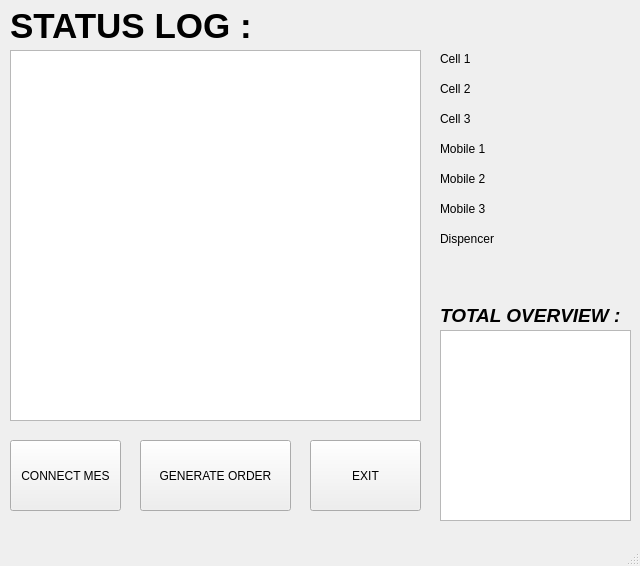
<?xml version="1.0" encoding="UTF-8"?>
<ui version="4.0">
 <class>MainWindow</class>
 <widget class="QMainWindow" name="MainWindow">
  <property name="geometry">
   <rect>
    <x>0</x>
    <y>0</y>
    <width>640</width>
    <height>566</height>
   </rect>
  </property>
  <property name="windowTitle">
   <string>MainWindow</string>
  </property>
  <widget class="QWidget" name="centralwidget">
   <widget class="QPushButton" name="start_btn">
    <property name="geometry">
     <rect>
      <x>10</x>
      <y>440</y>
      <width>111</width>
      <height>71</height>
     </rect>
    </property>
    <property name="text">
     <string>CONNECT MES</string>
    </property>
   </widget>
   <widget class="QListView" name="status_box">
    <property name="geometry">
     <rect>
      <x>10</x>
      <y>50</y>
      <width>411</width>
      <height>371</height>
     </rect>
    </property>
   </widget>
   <widget class="QListView" name="listView_2">
    <property name="geometry">
     <rect>
      <x>440</x>
      <y>330</y>
      <width>191</width>
      <height>191</height>
     </rect>
    </property>
   </widget>
   <widget class="QPushButton" name="generate_order">
    <property name="geometry">
     <rect>
      <x>140</x>
      <y>440</y>
      <width>151</width>
      <height>71</height>
     </rect>
    </property>
    <property name="text">
     <string>GENERATE ORDER</string>
    </property>
   </widget>
   <widget class="QPushButton" name="exit_button">
    <property name="geometry">
     <rect>
      <x>310</x>
      <y>440</y>
      <width>111</width>
      <height>71</height>
     </rect>
    </property>
    <property name="text">
     <string>EXIT</string>
    </property>
   </widget>
   <widget class="QLabel" name="label">
    <property name="geometry">
     <rect>
      <x>10</x>
      <y>10</y>
      <width>381</width>
      <height>31</height>
     </rect>
    </property>
    <property name="font">
     <font>
      <pointsize>26</pointsize>
      <weight>75</weight>
      <bold>true</bold>
     </font>
    </property>
    <property name="text">
     <string>STATUS LOG :</string>
    </property>
   </widget>
   <widget class="QLabel" name="label_2">
    <property name="geometry">
     <rect>
      <x>440</x>
      <y>300</y>
      <width>191</width>
      <height>31</height>
     </rect>
    </property>
    <property name="font">
     <font>
      <pointsize>14</pointsize>
      <weight>75</weight>
      <italic>true</italic>
      <bold>true</bold>
     </font>
    </property>
    <property name="text">
     <string>TOTAL OVERVIEW :</string>
    </property>
   </widget>
   <widget class="QLabel" name="label_3">
    <property name="geometry">
     <rect>
      <x>440</x>
      <y>50</y>
      <width>66</width>
      <height>17</height>
     </rect>
    </property>
    <property name="text">
     <string>Cell 1</string>
    </property>
   </widget>
   <widget class="QLabel" name="label_4">
    <property name="geometry">
     <rect>
      <x>440</x>
      <y>80</y>
      <width>66</width>
      <height>17</height>
     </rect>
    </property>
    <property name="text">
     <string>Cell 2</string>
    </property>
   </widget>
   <widget class="QLabel" name="label_5">
    <property name="geometry">
     <rect>
      <x>440</x>
      <y>110</y>
      <width>66</width>
      <height>17</height>
     </rect>
    </property>
    <property name="text">
     <string>Cell 3</string>
    </property>
   </widget>
   <widget class="QLabel" name="label_6">
    <property name="geometry">
     <rect>
      <x>440</x>
      <y>140</y>
      <width>66</width>
      <height>17</height>
     </rect>
    </property>
    <property name="text">
     <string>Mobile 1</string>
    </property>
   </widget>
   <widget class="QLabel" name="label_7">
    <property name="geometry">
     <rect>
      <x>440</x>
      <y>230</y>
      <width>81</width>
      <height>17</height>
     </rect>
    </property>
    <property name="text">
     <string>Dispencer</string>
    </property>
   </widget>
   <widget class="QLabel" name="label_8">
    <property name="geometry">
     <rect>
      <x>440</x>
      <y>170</y>
      <width>66</width>
      <height>17</height>
     </rect>
    </property>
    <property name="text">
     <string>Mobile 2</string>
    </property>
   </widget>
   <widget class="QLabel" name="label_9">
    <property name="geometry">
     <rect>
      <x>440</x>
      <y>200</y>
      <width>66</width>
      <height>17</height>
     </rect>
    </property>
    <property name="text">
     <string>Mobile 3</string>
    </property>
   </widget>
   <widget class="QLabel" name="cell1_label">
    <property name="geometry">
     <rect>
      <x>550</x>
      <y>50</y>
      <width>66</width>
      <height>17</height>
     </rect>
    </property>
    <property name="text">
     <string/>
    </property>
   </widget>
   <widget class="QLabel" name="cell2_label">
    <property name="geometry">
     <rect>
      <x>550</x>
      <y>80</y>
      <width>66</width>
      <height>17</height>
     </rect>
    </property>
    <property name="text">
     <string/>
    </property>
   </widget>
   <widget class="QLabel" name="cell3_label">
    <property name="geometry">
     <rect>
      <x>550</x>
      <y>110</y>
      <width>66</width>
      <height>17</height>
     </rect>
    </property>
    <property name="text">
     <string/>
    </property>
   </widget>
   <widget class="QLabel" name="mobile1_label">
    <property name="geometry">
     <rect>
      <x>550</x>
      <y>140</y>
      <width>66</width>
      <height>17</height>
     </rect>
    </property>
    <property name="text">
     <string/>
    </property>
   </widget>
   <widget class="QLabel" name="mobile2_label">
    <property name="geometry">
     <rect>
      <x>550</x>
      <y>170</y>
      <width>66</width>
      <height>17</height>
     </rect>
    </property>
    <property name="text">
     <string/>
    </property>
   </widget>
   <widget class="QLabel" name="mobile3_label">
    <property name="geometry">
     <rect>
      <x>550</x>
      <y>200</y>
      <width>66</width>
      <height>17</height>
     </rect>
    </property>
    <property name="text">
     <string/>
    </property>
   </widget>
   <widget class="QLabel" name="dispencer_label">
    <property name="geometry">
     <rect>
      <x>550</x>
      <y>230</y>
      <width>66</width>
      <height>17</height>
     </rect>
    </property>
    <property name="text">
     <string/>
    </property>
   </widget>
  </widget>
  <widget class="QMenuBar" name="menubar">
   <property name="geometry">
    <rect>
     <x>0</x>
     <y>0</y>
     <width>640</width>
     <height>25</height>
    </rect>
   </property>
  </widget>
  <widget class="QStatusBar" name="statusbar"/>
 </widget>
 <resources/>
 <connections/>
</ui>
